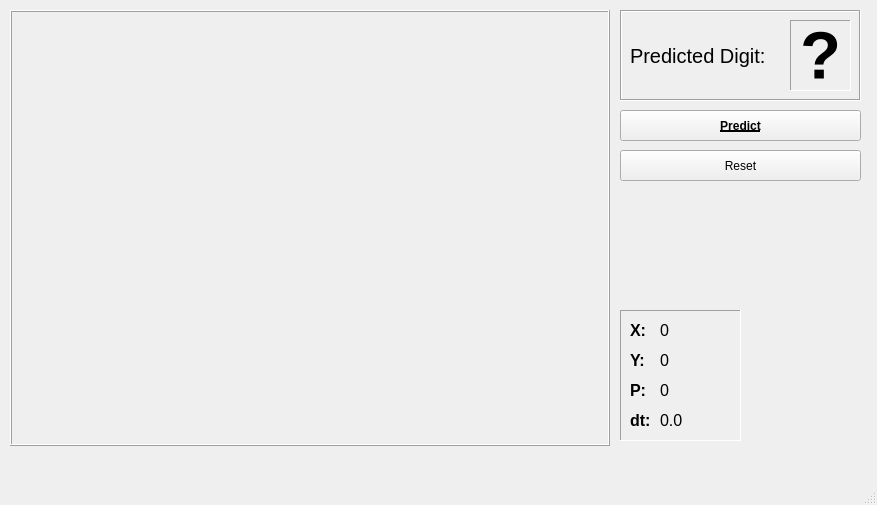
<?xml version="1.0" encoding="UTF-8"?>
<ui version="4.0">
 <class>MainWindow</class>
 <widget class="QMainWindow" name="MainWindow">
  <property name="geometry">
   <rect>
    <x>0</x>
    <y>0</y>
    <width>877</width>
    <height>505</height>
   </rect>
  </property>
  <property name="windowTitle">
   <string>MainWindow</string>
  </property>
  <widget class="QWidget" name="centralwidget">
   <widget class="QFrame" name="drawing_frame">
    <property name="geometry">
     <rect>
      <x>10</x>
      <y>10</y>
      <width>600</width>
      <height>436</height>
     </rect>
    </property>
    <property name="frameShape">
     <enum>QFrame::Box</enum>
    </property>
    <property name="frameShadow">
     <enum>QFrame::Raised</enum>
    </property>
    <widget class="QWidget" name="drawing_panel" native="true">
     <property name="geometry">
      <rect>
       <x>0</x>
       <y>0</y>
       <width>600</width>
       <height>436</height>
      </rect>
     </property>
    </widget>
   </widget>
   <widget class="QFrame" name="phase_frame">
    <property name="geometry">
     <rect>
      <x>620</x>
      <y>10</y>
      <width>241</width>
      <height>91</height>
     </rect>
    </property>
    <property name="frameShape">
     <enum>QFrame::Box</enum>
    </property>
    <property name="frameShadow">
     <enum>QFrame::Sunken</enum>
    </property>
    <widget class="QLabel" name="prediction_digit">
     <property name="geometry">
      <rect>
       <x>170</x>
       <y>10</y>
       <width>61</width>
       <height>71</height>
      </rect>
     </property>
     <property name="font">
      <font>
       <pointsize>50</pointsize>
       <weight>75</weight>
       <bold>true</bold>
      </font>
     </property>
     <property name="frameShape">
      <enum>QFrame::Panel</enum>
     </property>
     <property name="frameShadow">
      <enum>QFrame::Sunken</enum>
     </property>
     <property name="text">
      <string>?</string>
     </property>
     <property name="textFormat">
      <enum>Qt::AutoText</enum>
     </property>
     <property name="scaledContents">
      <bool>false</bool>
     </property>
     <property name="alignment">
      <set>Qt::AlignCenter</set>
     </property>
    </widget>
    <widget class="QLabel" name="prediction_label">
     <property name="geometry">
      <rect>
       <x>10</x>
       <y>20</y>
       <width>151</width>
       <height>51</height>
      </rect>
     </property>
     <property name="font">
      <font>
       <pointsize>15</pointsize>
      </font>
     </property>
     <property name="text">
      <string>Predicted Digit:</string>
     </property>
    </widget>
   </widget>
   <widget class="QFrame" name="data_frame">
    <property name="geometry">
     <rect>
      <x>620</x>
      <y>310</y>
      <width>121</width>
      <height>131</height>
     </rect>
    </property>
    <property name="frameShape">
     <enum>QFrame::Panel</enum>
    </property>
    <property name="frameShadow">
     <enum>QFrame::Sunken</enum>
    </property>
    <widget class="QLabel" name="data_x_label">
     <property name="geometry">
      <rect>
       <x>10</x>
       <y>10</y>
       <width>21</width>
       <height>21</height>
      </rect>
     </property>
     <property name="font">
      <font>
       <pointsize>12</pointsize>
       <weight>75</weight>
       <bold>true</bold>
      </font>
     </property>
     <property name="text">
      <string>X:</string>
     </property>
    </widget>
    <widget class="QLabel" name="data_y_label">
     <property name="geometry">
      <rect>
       <x>10</x>
       <y>40</y>
       <width>21</width>
       <height>21</height>
      </rect>
     </property>
     <property name="font">
      <font>
       <pointsize>12</pointsize>
       <weight>75</weight>
       <bold>true</bold>
      </font>
     </property>
     <property name="text">
      <string>Y:</string>
     </property>
    </widget>
    <widget class="QLabel" name="data_p_label">
     <property name="geometry">
      <rect>
       <x>10</x>
       <y>70</y>
       <width>21</width>
       <height>21</height>
      </rect>
     </property>
     <property name="font">
      <font>
       <pointsize>12</pointsize>
       <weight>75</weight>
       <bold>true</bold>
      </font>
     </property>
     <property name="text">
      <string>P:</string>
     </property>
    </widget>
    <widget class="QLabel" name="data_x_value">
     <property name="geometry">
      <rect>
       <x>40</x>
       <y>10</y>
       <width>68</width>
       <height>21</height>
      </rect>
     </property>
     <property name="font">
      <font>
       <pointsize>12</pointsize>
      </font>
     </property>
     <property name="text">
      <string>0</string>
     </property>
    </widget>
    <widget class="QLabel" name="data_y_value">
     <property name="geometry">
      <rect>
       <x>40</x>
       <y>40</y>
       <width>68</width>
       <height>21</height>
      </rect>
     </property>
     <property name="font">
      <font>
       <pointsize>12</pointsize>
      </font>
     </property>
     <property name="text">
      <string>0</string>
     </property>
    </widget>
    <widget class="QLabel" name="data_p_value">
     <property name="geometry">
      <rect>
       <x>40</x>
       <y>70</y>
       <width>68</width>
       <height>21</height>
      </rect>
     </property>
     <property name="font">
      <font>
       <pointsize>12</pointsize>
      </font>
     </property>
     <property name="text">
      <string>0</string>
     </property>
    </widget>
    <widget class="QLabel" name="data_dt_label">
     <property name="geometry">
      <rect>
       <x>10</x>
       <y>100</y>
       <width>21</width>
       <height>21</height>
      </rect>
     </property>
     <property name="font">
      <font>
       <pointsize>12</pointsize>
       <weight>75</weight>
       <bold>true</bold>
      </font>
     </property>
     <property name="text">
      <string>dt:</string>
     </property>
    </widget>
    <widget class="QLabel" name="data_dt_value">
     <property name="geometry">
      <rect>
       <x>40</x>
       <y>100</y>
       <width>68</width>
       <height>21</height>
      </rect>
     </property>
     <property name="font">
      <font>
       <pointsize>12</pointsize>
      </font>
     </property>
     <property name="text">
      <string>0.0</string>
     </property>
    </widget>
   </widget>
   <widget class="QPushButton" name="button_predict">
    <property name="geometry">
     <rect>
      <x>620</x>
      <y>110</y>
      <width>241</width>
      <height>31</height>
     </rect>
    </property>
    <property name="font">
     <font>
      <weight>75</weight>
      <bold>true</bold>
      <underline>true</underline>
     </font>
    </property>
    <property name="text">
     <string>Predict</string>
    </property>
    <property name="flat">
     <bool>false</bool>
    </property>
   </widget>
   <widget class="QPushButton" name="button_reset">
    <property name="geometry">
     <rect>
      <x>620</x>
      <y>150</y>
      <width>241</width>
      <height>31</height>
     </rect>
    </property>
    <property name="text">
     <string>Reset</string>
    </property>
   </widget>
  </widget>
  <widget class="QMenuBar" name="menubar">
   <property name="geometry">
    <rect>
     <x>0</x>
     <y>0</y>
     <width>877</width>
     <height>25</height>
    </rect>
   </property>
  </widget>
  <widget class="QStatusBar" name="statusbar"/>
 </widget>
 <resources/>
 <connections/>
</ui>
